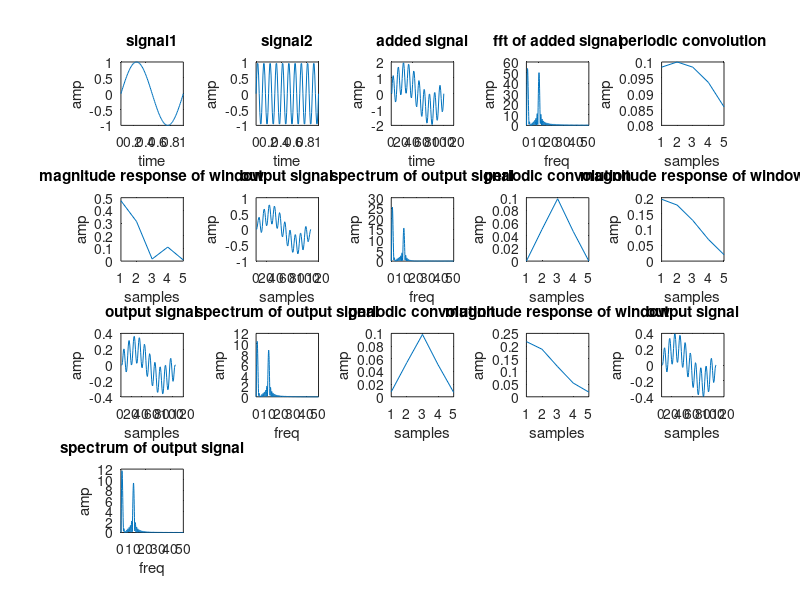

Here is the MATLAB script that generated this plot:
clc;
clear all;
f1=1;
f2=10;
t=0:0.01:1;
a=sin(2*pi*f1*t);
subplot(451);
plot(t,a);
xlabel('time');
ylabel('amp');
title('signal1');
b=sin(2*pi*f2*t);
subplot(452);
plot(t,b);
xlabel('time');
ylabel('amp');
title('signal2');
c=a+b;
subplot(453);
plot(c);
xlabel('time');
ylabel('amp');
title('added signal');
c1=abs(fft(c,1024));
for i=1:512
freq(i)=(i/1024)*100;
end
subplot(454);
plot(freq,c1(1:512));
xlabel('freq');
ylabel('amp');
title('fft of added signal');
N=input('Enter the filter order');
a1=(N-1)/2
if rem(N,2)==0
a1=N/2
end
fc=input('Enter the cut off frequency');
Wc=2*pi*fc/100
for n=1:N
if n==a1
hd(n)=Wc/pi
else
hd(n)=(sin(Wc*(n-a1)))/(pi*(n-a1))
end
end
%rectangular
w1=rectwin(N)
hn=hd.*w1'
subplot(455);
plot(hn);
xlabel('samples');
ylabel('amp');
title('periodic convolution');
h=freqz(hn,1,N);
subplot(456);
plot(abs(h));
xlabel('samples');
ylabel('amp');
title('magnitude response of window');
y=conv(c,hn);
subplot(457);
plot(y);
xlabel('samples');
ylabel('amp');
title('output signal');
y1=abs(fft(y,1024));
subplot(458);
plot(freq,y1(1:512));
xlabel('freq');
ylabel('amp');
title('spectrum of output signal');
%hanning
w2=hanning(N)
hn=hd.*w2'
subplot(459);
plot(hn);
xlabel('samples');
ylabel('amp');
title('periodic convolution');
h=freqz(hn,1,N);
subplot(4,5,10);
plot(abs(h));
xlabel('samples');
ylabel('amp');
title('magnitude response of window');
y=conv(c,hn);
subplot(4,5,11);
plot(y);
xlabel('samples');
ylabel('amp');
title('output signal');
y1=abs(fft(y,1024));
subplot(4,5,12);
plot(freq,y1(1:512));
xlabel('freq');
ylabel('amp');
title('spectrum of output signal');
%hamming
w3=hamming(N)
hn=hd.*w3'
subplot(4,5,13);
plot(hn);
xlabel('samples');
ylabel('amp');
title('periodic convolution');
h=freqz(hn,1,N);
subplot(4,5,14);
plot(abs(h));
xlabel('samples');
ylabel('amp');
title('magnitude response of window');
y=conv(c,hn);
subplot(4,5,15);
plot(y);
xlabel('samples');
ylabel('amp');
title('output signal');
y1=abs(fft(y,1024));
subplot(4,5,16);
plot(freq,y1(1:512));
xlabel('freq');
ylabel('amp');
title('spectrum of output signal');